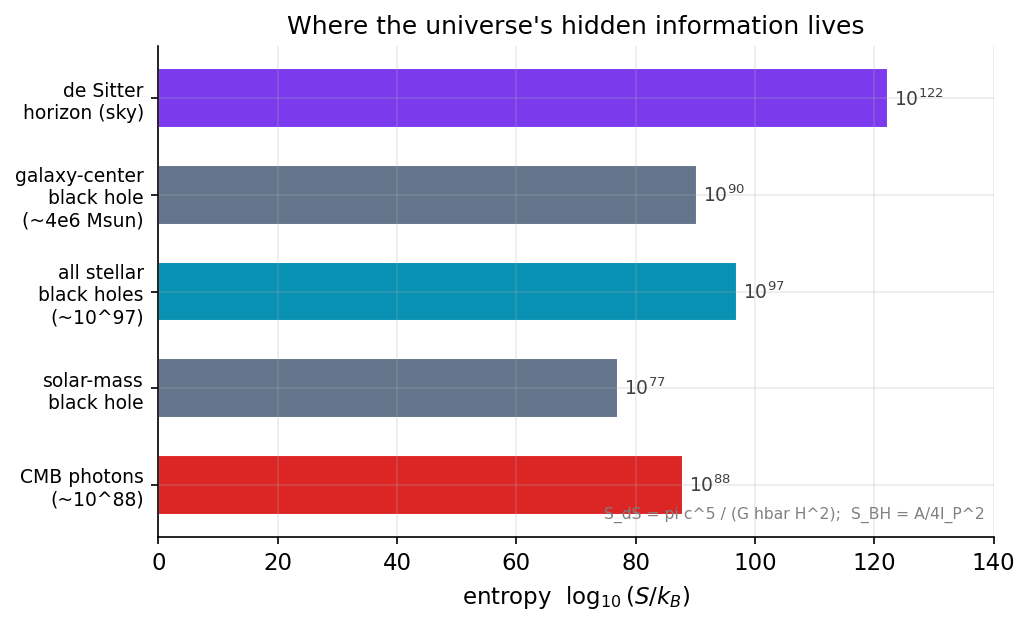

Generate this figure with Python:
import numpy as np, matplotlib
matplotlib.use("Agg")
import matplotlib.pyplot as plt
plt.rcParams.update({"figure.dpi":150,"savefig.dpi":150,"font.size":11,
    "axes.grid":True,"grid.alpha":0.25,"axes.spines.top":False,"axes.spines.right":False,
    "axes.titlesize":12,"figure.facecolor":"white","axes.facecolor":"white"})
C_FW="#7c3aed"; C_NEWTON="#64748b"; C_MOND="#0891b2"; C_DATA="#dc2626"
fig, ax = plt.subplots(figsize=(7,4.3))

# constants (SI, hardcoded)
c=2.998e8; G=6.674e-11; hbar=1.055e-34; kB=1.381e-23
lP=np.sqrt(G*hbar/c**3)
Msun=1.989e30

# Bekenstein-Hawking: S/kB = A/(4 lP^2), with A=4 pi r_s^2 and r_s=2GM/c^2
def S_BH_over_kB(M):
    rs=2.0*G*M/c**2
    A=4.0*np.pi*rs**2
    return A/(4.0*lP**2)

# de Sitter horizon: S_dS/kB = pi c^5/(G hbar H^2)
H0=70.0*1000.0/3.086e22
S_dS=np.pi*c**5/(G*hbar*H0**2)   # already in units of kB

labels=["CMB photons\n(~10^88)",
        "solar-mass\nblack hole",
        "all stellar\nblack holes\n(~10^97)",
        "galaxy-center\nblack hole\n(~4e6 Msun)",
        "de Sitter\nhorizon (sky)"]
# values as log10(S/kB)
vals=[88.0,                                   # mainstream CMB photon entropy ~1e88 kB
      np.log10(S_BH_over_kB(Msun)),           # ~10^77
      97.0,                                   # mainstream tally for all stellar BHs ~1e97 kB
      np.log10(S_BH_over_kB(4e6*Msun)),       # SgrA*-scale ~10^90-91
      np.log10(S_dS)]                          # ~10^122
colors=[C_DATA, C_NEWTON, C_MOND, C_NEWTON, C_FW]

y=np.arange(len(vals))
ax.barh(y, vals, color=colors, edgecolor="white", height=0.62)
ax.set_yticks(y); ax.set_yticklabels(labels, fontsize=9)
for yi,v in zip(y,vals):
    ax.text(v+1.0, yi, f"$10^{{{v:.0f}}}$", va="center", fontsize=9, color="0.25")

ax.set_xlim(0,140)
ax.set_xlabel(r"entropy  $\log_{10}(S/k_B)$")
ax.set_title("Where the universe's hidden information lives")
ax.text(0.99,0.03,"S_dS = pi c^5 / (G hbar H^2);  S_BH = A/4l_P^2",
        transform=ax.transAxes, ha="right", va="bottom", fontsize=7.5, color="0.5")
fig.tight_layout(); fig.savefig("ch16_desitter_entropy_hierarchy.png", bbox_inches="tight"); print("ok")
